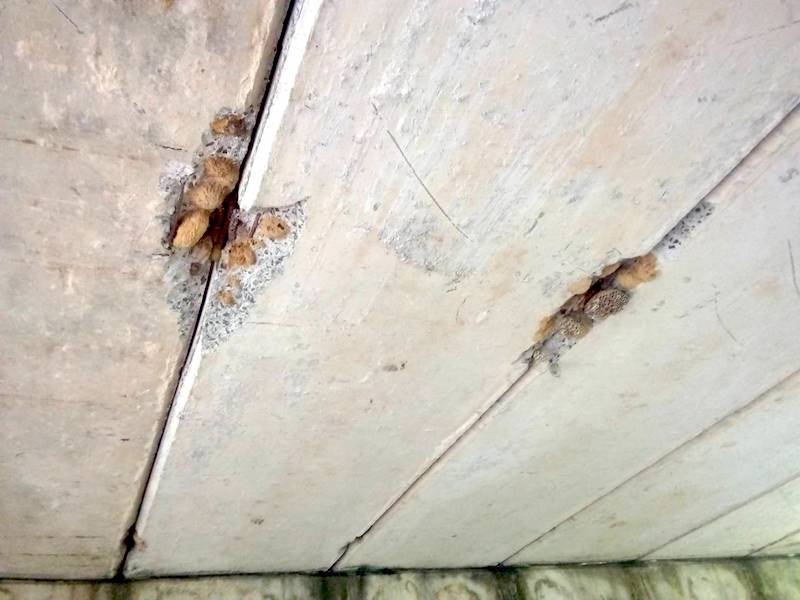
#> input picture lab/lab5/assets/Lab5-crack.jpg, 800 x 600 px
$ jupyter execute 'Lab 5- Texture.ipynb'   (shell and % lines are left out)   (older library calls are emulated)
#> lines starting #> are read from the running program, lines starting #| are printed output that depends on the picture; long printed decimals are rounded
# 2110433 - Computer Vision (2024/2)
## Lab 5 - Texture
In this lab, we will learn to use texture to segment 'things' from images. This notebook includes both coding and written questions. Please hand in this notebook file with all outputs and your answer. <br>
<b>Please note that collaboration is encouraged in this course.</b> You must turn in <b>your own write ups</b> of all problems. If you collaborate with others, you must put the names and ids of the students you worked with in below block.

<b>Remark : You need to install addition package name 'scikit-image' by using the following command line</b>

Collaboration List:
- ...
- ...

[cell 1]
import numpy as np
import cv2
from skimage import io, color
from skimage.feature import local_binary_pattern, graycomatrix, graycoprops
from matplotlib import pyplot as plt
from ipywidgets import interact, interactive
import ipywidgets as widgets

## Gray Level Co-Occurrence Matrix (GLCM)
A gray level co-occurrence Matrix is a matrix that is defined over an image to be the distribution of co-occurring pixel values at a given offset. It is used as an approach to texture analysis with various computer vision applications.

[cell 2]
patternImage = np.array([[0, 0, 1, 1], [0, 0, 1, 1], [0, 2, 2, 2], [0, 2, 3, 3]], dtype=np.uint8)

plt.imshow(patternImage, cmap="gray")
plt.show()

We will use <a href="https://scikit-image.org/docs/dev/api/skimage.feature.html?highlight=lbp#skimage.feature.greycomatrix">greycomatrix</a> function from scikit-image to extract GLCM from the sample pattern.

[cell 3]
co_ocmatrix = graycomatrix(patternImage, distances=[1], angles=[0, np.pi / 4, np.pi / 2], levels=4)
print(co_ocmatrix.shape)
print("angle 0")
print(co_ocmatrix[:, :, 0, 0])

print("angle 45")
print(co_ocmatrix[:, :, 0, 1])

print("angle 90")
print(co_ocmatrix[:, :, 0, 2])

### GLCM texture properties
Fron the  GLCM we can compute the following texture properties by using <a href='https://scikit-image.org/docs/dev/api/skimage.feature.html?highlight=lbp#skimage.feature.graycoprops'>graycoprops</a> from scikit-image
- contrast $\sum_{i,j=0}^{levels-1} P_{i,j}(i-j)^2$
- dissimilarity $\sum_{i,j=0}^{levels-1}P_{i,j}|i-j|$
- homogeneity $\sum_{i,j=0}^{levels-1}\frac{P_{i,j}}{1+(i-j)^2}$
- correlation $\sum_{i,j=0}^{levels-1} P_{i,j}\left[\frac{(i-\mu_i)(j-\mu_j)}{\sqrt{(\sigma_i^2)(\sigma_j^2)}}\right]$

[cell 4]
contrast = graycoprops(co_ocmatrix, prop="contrast")
dissimilarity = graycoprops(co_ocmatrix, prop="dissimilarity")
homogeneity = graycoprops(co_ocmatrix, prop="homogeneity")

# print(contrast, dissimilarity, homogeneity)
print("contrast: ", contrast)
print("dissimilarity: ", dissimilarity)
print("homogeneity: ", homogeneity)

[cell 5]
patternImage2 = np.zeros((4, 4), dtype=np.uint8)  ## all black image!
co_ocmatrix2 = graycomatrix(patternImage2, distances=[1], angles=[0, np.pi / 4, np.pi / 2])

contrast2 = graycoprops(co_ocmatrix2, prop="contrast")
dissimilarity2 = graycoprops(co_ocmatrix2, prop="dissimilarity")
homogeneity2 = graycoprops(co_ocmatrix2, prop="homogeneity")

# print(contrast2, dissimilarity2, homogeneity2)
print("contrast2: ", contrast2)
print("dissimilarity2: ", dissimilarity2)
print("homogeneity2: ", homogeneity2)

### Co-Occurrence matrix patch matching on bridge defect problem

[cell 6]
bridgeDefectImage = cv2.imread("assets/Lab5-crack.jpg")
#> bridgeDefectImage is the input picture: shape (600, 800, 3); mean B, G, R 184.9, 195.1, 200.7
dispImage = cv2.cvtColor(bridgeDefectImage.copy(), cv2.COLOR_BGR2RGB)

# Sample crack
cv2.rectangle(dispImage, (170, 200), (220, 250), (0, 255, 255), 5)
cv2.putText(dispImage, "Crack1", (170, 190), cv2.FONT_HERSHEY_SIMPLEX, 1, (0, 255, 255), 2, cv2.LINE_AA)

# Normal1
cv2.rectangle(dispImage, (400, 400), (450, 450), (255, 255, 0), 5)
cv2.putText(dispImage, "Normal1", (400, 390), cv2.FONT_HERSHEY_SIMPLEX, 1, (255, 255, 0), 2, cv2.LINE_AA)

# Crack2
cv2.rectangle(dispImage, (540, 300), (590, 350), (0, 255, 0), 5)
cv2.putText(dispImage, "Crack2", (540, 290), cv2.FONT_HERSHEY_SIMPLEX, 1, (0, 255, 0), 2, cv2.LINE_AA)


plt.figure(figsize=(10, 10))
plt.imshow(dispImage, cmap="gray")

[cell 7]
bridgeDefectImageGray = cv2.cvtColor(bridgeDefectImage, cv2.COLOR_BGR2GRAY)

crackPatch1 = bridgeDefectImageGray[200:250, 170:220]

normalPatch1 = bridgeDefectImageGray[400:450, 400:450]

crackPatch2 = bridgeDefectImageGray[300:350, 540:590]
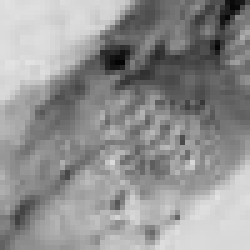
#> crackPatch2: shape (50, 50) (shown 5 times larger); min 4, max 226, mean 145.9

_, axarr = plt.subplots(1, 3)
axarr[0].imshow(crackPatch1, cmap="gray")
axarr[1].imshow(normalPatch1, cmap="gray")
axarr[2].imshow(crackPatch2, cmap="gray")

[cell 8]
co_ocmatrix_crackpatch1 = graycomatrix(
    crackPatch1, distances=[1], angles=[0, np.pi / 4, np.pi / 2], symmetric=True, normed=True
)

co_ocmatrix_normalpatch1 = graycomatrix(
    normalPatch1, distances=[1], angles=[0, np.pi / 4, np.pi / 2], symmetric=True, normed=True
)

co_ocmatrix_crackpatch2 = graycomatrix(
    crackPatch2, distances=[1], angles=[0, np.pi / 4, np.pi / 2], symmetric=True, normed=True
)

[cell 9]
dist_normal_normal = np.linalg.norm(co_ocmatrix_crackpatch1 - co_ocmatrix_crackpatch2)
#> dist_normal_normal = 0.0467
print("distance crack-crack", dist_normal_normal)
#| distance crack-crack 0.04674

dist_normal_crack = np.linalg.norm(co_ocmatrix_crackpatch1 - co_ocmatrix_normalpatch1)
#> dist_normal_crack = 0.188
print("distance normal-crack", dist_normal_crack)
#| distance normal-crack 0.1885

## Local Binary Pattern (LBP)
Local Binary Pattern (LBP) is a efficient texture operator which labels the pixels of an image by thresholding the neighborhood of each pixel and considers the result as a binary number.  It can be seen as a unifying approach to the traditionally divergent statistical and structural models of texture analysis. The most important property of the LBP operator in real-world applications is its robustness to monotonic gray-scale changes caused, for example, by illumination variations. Another important property is its computational simplicity, which makes it possible to analyze images in challenging real-time settings.

[cell 10]
patternImage = np.array([[0, 0, 1, 1], [0, 0, 1, 1], [0, 2, 2, 2], [0, 2, 3, 3]], dtype=np.uint8)

plt.imshow(patternImage, cmap="gray")
plt.show()

[cell 11]
lbpfeature = local_binary_pattern(patternImage, 8, 1)

Calculate LBP pattern for each patch by using scikit-image <a href="https://scikit-image.org/docs/dev/api/skimage.feature.html?highlight=lbp#skimage.feature.local_binary_pattern">local_binary_pattern</a> <br>
<br> Three neighborhood examples with varying p and r used to construct Local Binary Patterns. (Image from <a href="https://www.pyimagesearch.com/2015/12/07/local-binary-patterns-with-python-opencv/">pyimagesearch</a>)

[cell 12]
plt.imshow(lbpfeature, cmap="gray")
# plot value in each pixel
for i in range(4):
    for j in range(4):
        plt.text(j, i, lbpfeature[i, j], ha="center", va="center")
print(lbpfeature)

[cell 13]
bridgeDefectImage = cv2.imread("assets/Lab5-crack.jpg")
dispImage = cv2.cvtColor(bridgeDefectImage.copy(), cv2.COLOR_BGR2RGB)

# Sample crack
cv2.rectangle(dispImage, (170, 200), (220, 250), (0, 255, 255), 5)
cv2.putText(dispImage, "Crack1", (170, 190), cv2.FONT_HERSHEY_SIMPLEX, 1, (0, 255, 255), 2, cv2.LINE_AA)

# Normal1
cv2.rectangle(dispImage, (400, 400), (450, 450), (255, 255, 0), 5)
cv2.putText(dispImage, "Normal1", (400, 390), cv2.FONT_HERSHEY_SIMPLEX, 1, (255, 255, 0), 2, cv2.LINE_AA)

# Crack2
cv2.rectangle(dispImage, (540, 300), (590, 350), (0, 255, 0), 5)
cv2.putText(dispImage, "Crack2", (540, 290), cv2.FONT_HERSHEY_SIMPLEX, 1, (0, 255, 0), 2, cv2.LINE_AA)


plt.figure(figsize=(10, 10))
plt.imshow(dispImage, cmap="gray")

[cell 14]
lbp_crackpatch1 = local_binary_pattern(crackPatch1, P=16, R=8, method="uniform")
lbp_normalpatch1 = local_binary_pattern(normalPatch1, P=16, R=8, method="uniform")
lbp_crackpatch2 = local_binary_pattern(crackPatch2, P=16, R=8, method="uniform")
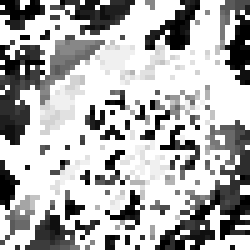
#> lbp_crackpatch2: shape (50, 50) float64 (shown 5 times larger); min 0, max 17, mean 11.76; drawn with min black and max white

### LBP histogram

[cell 15]
nBin = 16

_, axarr = plt.subplots(1, 3)

hist_crackpatch1, _ = np.histogram(lbp_crackpatch1, density=True, bins=nBin, range=(0, nBin))
#> hist_crackpatch1 = [0.086, 0.127, 0.086, 0.0812, 0.0502, 0.0777, 0.0805, 0.0901, 0.0667, 0.0454, 0.0172, 0.042, 0.0241, 0.0193, 0.0316, 0.075]
axarr[0].plot(hist_crackpatch1)

hist_normalpatch1, _ = np.histogram(lbp_normalpatch1, density=True, bins=nBin, range=(0, nBin))
#> hist_normalpatch1 = [0.206, 0.223, 0.0861, 0.0346, 0.0168, 0.0336, 0.0168, 0.0237, 0.0148, 0.0495, 0.0129, 0.0445, 0.0109, 0.0376, 0.0277, 0.162]
axarr[1].plot(hist_normalpatch1)

hist_crackpatch2, _ = np.histogram(lbp_crackpatch2, density=True, bins=nBin, range=(0, nBin))
#> hist_crackpatch2 = [0.139, 0.165, 0.0836, 0.111, 0.0706, 0.0479, 0.027, 0.0523, 0.0462, 0.0348, 0.0122, 0.0122, 0.0131, 0.0183, 0.034, 0.133]
axarr[2].plot(hist_crackpatch2)

plt.show()
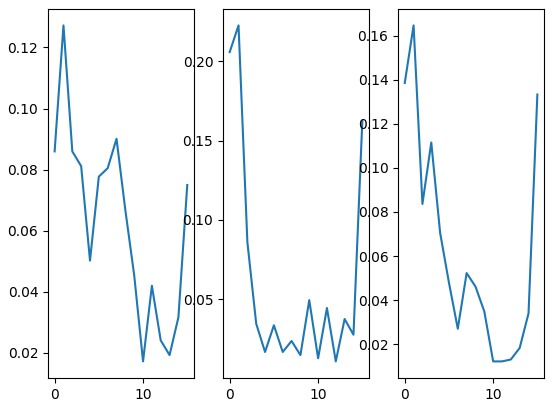
#> figure drawn by matplotlib, 3 panels; panel 1: curve peaks at x = 1, y = 0.127; panel 2: curve peaks at x = 1, y = 0.223; panel 3: curve peaks at x = 1, y = 0.165

### LBP Histogram matching

#### Simple euclidean distance

[cell 16]
print("Eucliden distance between crack-crack", np.linalg.norm(hist_crackpatch1 - hist_crackpatch2))
#| Eucliden distance between crack-crack 0.1251
print("Eucliden distance between crack-normal", np.linalg.norm(hist_crackpatch1 - hist_normalpatch1))
#| Eucliden distance between crack-normal 0.219

#### KL divergence is a way of measuring the matching between two distributions
(More detail can  be read from <a href="https://towardsdatascience.com/light-on-math-machine-learning-intuitive-guide-to-understanding-kl-divergence-2b382ca2b2a8">here</a>)

[cell 17]
def kldivergence(p, q):
    filt = np.logical_and(p != 0, q != 0)
#> filt = [True, True, True, True, True, True, True, True, True, True, True, True, True, True, True, True]
    return np.sum(p[filt] * np.log2(p[filt] / q[filt]))


print("KL-Divergence between crack-crack", kldivergence(hist_crackpatch1, hist_crackpatch2))
#| KL-Divergence between crack-crack 0.1801
print("KL-Divergence between crack-normal", kldivergence(hist_crackpatch1, hist_normalpatch1))
#| KL-Divergence between crack-normal 0.4913

## Assignment 1 - Texture Segmentation

From the above section, we can magically matching each texture with sample patches. Your today task is to implement a program to segment this leopard from the background by using chosen texture feature and sliding window method. You can search and use any knowledge from internet but do not forget to proper credit your sources. <br>

[cell 18]
leopardImage = cv2.imread("assets/Lab5-leopard.jpg", cv2.IMREAD_GRAYSCALE)
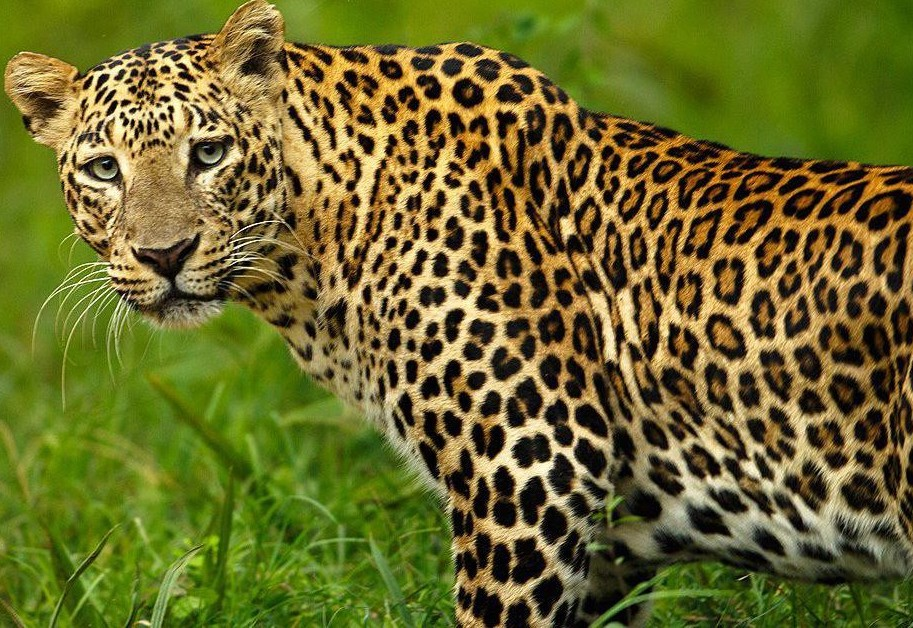
#> input picture lab/lab5/assets/Lab5-leopard.jpg, 913 x 628 px
#> leopardImage: shape (628, 913); min 0, max 255, mean 99.2
leopardImage = cv2.resize(leopardImage, (450, 350))
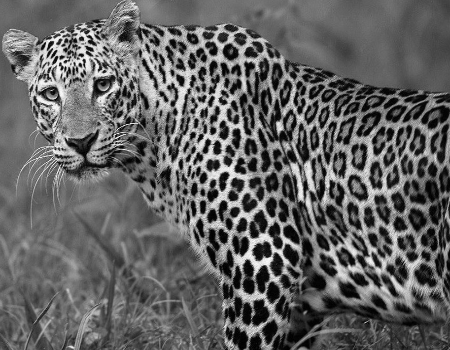
#> leopardImage: shape (350, 450); min 0, max 252, mean 99.1

# Just sample patches, you can change to any position you want
PAD_SIZE = 25
leopardPatch1 = leopardImage[100:125, 400:425]
leopardPatch2 = leopardImage[100:125, 150:175]
leopardPatch3 = leopardImage[200:225, 300:325]

nonleopardPatch1 = leopardImage[0:25, 400:425]
nonleopardPatch2 = leopardImage[250:275, 0:25]
nonleopardPatch3 = leopardImage[250:275, 100:125]
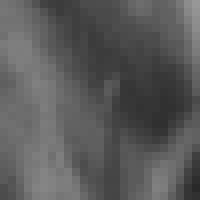
#> nonleopardPatch3: shape (25, 25) (shown 8 times larger); min 41, max 151, mean 90.1


plt.figure()
plt.imshow(leopardImage, cmap="gray")

plt.figure()
_, axarr = plt.subplots(1, 3)
axarr[0].imshow(leopardPatch1, cmap="gray")
axarr[1].imshow(leopardPatch2, cmap="gray")
axarr[2].imshow(leopardPatch3, cmap="gray")

plt.figure()
_, axarr = plt.subplots(1, 3)
axarr[0].imshow(nonleopardPatch1, cmap="gray")
axarr[1].imshow(nonleopardPatch2, cmap="gray")
axarr[2].imshow(nonleopardPatch3, cmap="gray")

[cell 19]
import numpy as np
import seaborn as sns

[cell 20]
def extract_image_texture(image: np.ndarray, grey_level: int = 256) -> np.ndarray:
    image = image.astype(np.uint8)

    # Enhance edges
    image = image + cv2.Laplacian(image, cv2.CV_64F)
    image = np.clip(image, 0, 255).astype(np.uint8)

    # Apply GLCM
    glcm = graycomatrix(image, distances=[1], angles=[0, np.pi / 4, np.pi / 2, 3 * np.pi / 4], levels=grey_level)

    return glcm.flatten()


leopard_patches = [leopardPatch1, leopardPatch2, leopardPatch3]
leopard_names = ["leopard1", "leopard2", "leopard3"]
nonleopard_patches = [nonleopardPatch1, nonleopardPatch2, nonleopardPatch3]
nonleopard_names = ["nonleopard1", "nonleopard2", "nonleopard3"]

all_patches = leopard_patches + nonleopard_patches
#> all_patches = 6 items
all_names = leopard_names + nonleopard_names

# Extract features
features = np.array([extract_image_texture(patch) for patch in all_patches])

# Compute similarity matrix
similarity_matrix = np.zeros((len(all_patches), len(all_patches)))
#> similarity_matrix = [[0, 0, 0, 0, 0, 0], [0, 0, 0, 0, 0, 0], [0, 0, 0, 0, 0, 0], [0, 0, 0, 0, 0, 0], [0, 0, 0, 0, 0, 0], [0, 0, 0, 0, 0, 0]]
for i in range(len(all_patches)):
    for j in range(len(all_patches)):
        # Compute similarity using cosine similarity
        similarity_matrix[i, j] = np.dot(features[i], features[j]) / (
            np.linalg.norm(features[i]) * np.linalg.norm(features[j])
        )
#> this loop made 6 passes
#> after the loop, similarity_matrix = [[1, 0.0321, 0.0647, 0.0213, 0.0147, 0.02], [0.0321, 1, 0.0278, 0.011, 0.00878, 0.00933], [0.0647, 0.0278, 1, 0.0162, 0.0246, 0.0173], [0.0213, 0.011, 0.0162, 1, 0.0459, 0.151], [0.0147, 0.00878, 0.0246, 0.0459, 1, 0.114], [0.02, 0.00933, 0.0173, 0.151, 0.114, 1]]

# Plot similarity matrix
sns.heatmap(similarity_matrix, annot=True, xticklabels=all_names, yticklabels=all_names)
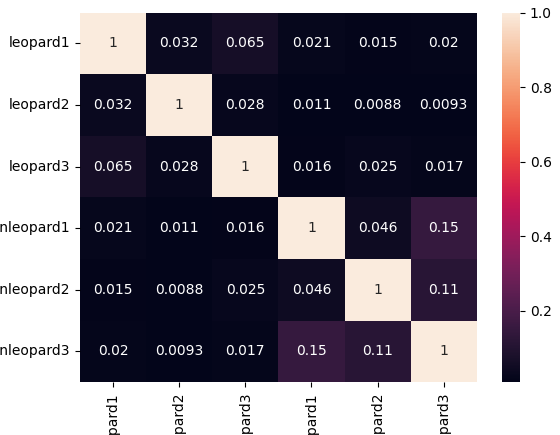
#> figure drawn by matplotlib, 2 panels

[cell 21]
def classify_image_texture(image: np.ndarray, positive_class_samples: list, negative_class_samples: list) -> float:
    # Extract features
    features = np.array([extract_image_texture(image) for _ in range(2)])

    # Compute similarity with positive and negative class
    positive_similarity = np.mean(
        [
            np.dot(features[0], extract_image_texture(positive_sample))
            / (np.linalg.norm(features[0]) * np.linalg.norm(extract_image_texture(positive_sample)))
            for positive_sample in positive_class_samples
        ]
    )

    negative_similarity = np.mean(
        [
            np.dot(features[1], extract_image_texture(negative_sample))
            / (np.linalg.norm(features[1]) * np.linalg.norm(extract_image_texture(negative_sample)))
            for negative_sample in negative_class_samples
        ]
    )

    # Return probability of positive class
    return positive_similarity / (positive_similarity + negative_similarity)

[cell 22]
# Classify
segmented_leopard = np.zeros_like(leopardImage, dtype=np.float32)
for start_patch_x in range(0, leopardImage.shape[1], PAD_SIZE):
    for start_patch_y in range(0, leopardImage.shape[0], PAD_SIZE):
        patch = leopardImage[start_patch_y : start_patch_y + PAD_SIZE, start_patch_x : start_patch_x + PAD_SIZE]
        # is_leopard = classify_image_texture(patch, leopard_patches, nonleopard_patches)
        # if is_leopard:
        #     segmented_leopard[start_patch_y:start_patch_y + PAD_SIZE, start_patch_x:start_patch_x + PAD_SIZE] = 255
        positive_similarity = classify_image_texture(patch, leopard_patches, nonleopard_patches)

        segmented_leopard[start_patch_y : start_patch_y + PAD_SIZE, start_patch_x : start_patch_x + PAD_SIZE] = (
            positive_similarity
        )
#> this loop made 18 passes
#> pass 1, in extract_image_texture (call 21), `image = np.clip(image, 0, 255).astype(np.uint8)`:
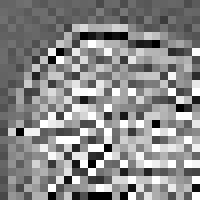
#> image: shape (25, 25) (shown 8 times larger); min 0, max 255, mean 137.2
#> pass 1, in extract_image_texture (call 35), `image = image.astype(np.uint8)`:
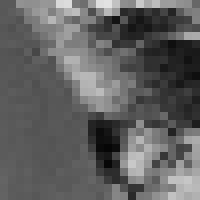
#> image: shape (25, 25) (shown 8 times larger); min 6, max 226, mean 96.3
#> after the loop:
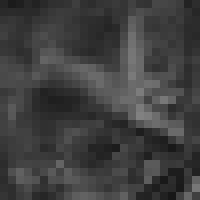
#> patch: shape (25, 25) (shown 8 times larger); min 23, max 129, mean 63.2


def visualize_segmentation(image, segmented_image):
    # Make a visualization
    result_image = image.copy()
    result_image = cv2.cvtColor(result_image, cv2.COLOR_GRAY2RGB)
    ## Add more red on non-leopard
    result_image[:, :, 0] = result_image[:, :, 0] * (1 - segmented_image)
    ## Add more green on leopard
    result_image[:, :, 1] = result_image[:, :, 1] * segmented_image

    # Add probability value
    for start_patch_x in range(0, image.shape[1], PAD_SIZE):
        for start_patch_y in range(0, image.shape[0], PAD_SIZE):
            patch = segmented_image[start_patch_y : start_patch_y + PAD_SIZE, start_patch_x : start_patch_x + PAD_SIZE]
            cv2.putText(
                result_image,
                str(int(patch[0, 0] * 100)),
                (start_patch_x, start_patch_y),
                cv2.FONT_HERSHEY_SIMPLEX,
                0.2,
                (255, 255, 255),
                1,
                cv2.LINE_AA,
            )

    # Display
    plt.figure()
    plt.imshow(result_image)
    plt.show()
